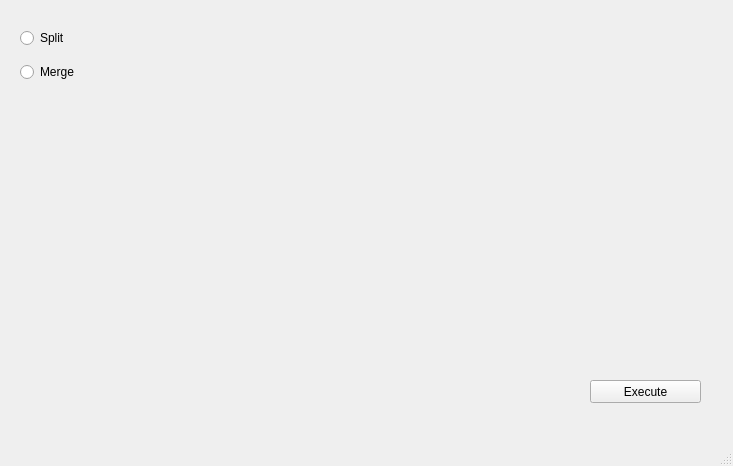
<?xml version="1.0" encoding="UTF-8"?>
<ui version="4.0">
 <class>MainWindow</class>
 <widget class="QMainWindow" name="MainWindow">
  <property name="geometry">
   <rect>
    <x>0</x>
    <y>0</y>
    <width>733</width>
    <height>466</height>
   </rect>
  </property>
  <property name="windowTitle">
   <string>MainWindow</string>
  </property>
  <widget class="QWidget" name="centralwidget">
   <widget class="QPushButton" name="pushButton">
    <property name="geometry">
     <rect>
      <x>590</x>
      <y>380</y>
      <width>111</width>
      <height>23</height>
     </rect>
    </property>
    <property name="text">
     <string>Execute</string>
    </property>
   </widget>
   <widget class="QWidget" name="">
    <property name="geometry">
     <rect>
      <x>20</x>
      <y>20</y>
      <width>101</width>
      <height>71</height>
     </rect>
    </property>
    <layout class="QVBoxLayout" name="verticalLayout">
     <item>
      <widget class="QRadioButton" name="radioButton">
       <property name="text">
        <string>Split</string>
       </property>
      </widget>
     </item>
     <item>
      <widget class="QRadioButton" name="radioButton_2">
       <property name="text">
        <string>Merge</string>
       </property>
      </widget>
     </item>
    </layout>
   </widget>
  </widget>
  <widget class="QMenuBar" name="menubar">
   <property name="geometry">
    <rect>
     <x>0</x>
     <y>0</y>
     <width>733</width>
     <height>21</height>
    </rect>
   </property>
  </widget>
  <widget class="QStatusBar" name="statusbar"/>
 </widget>
 <resources/>
 <connections/>
</ui>
